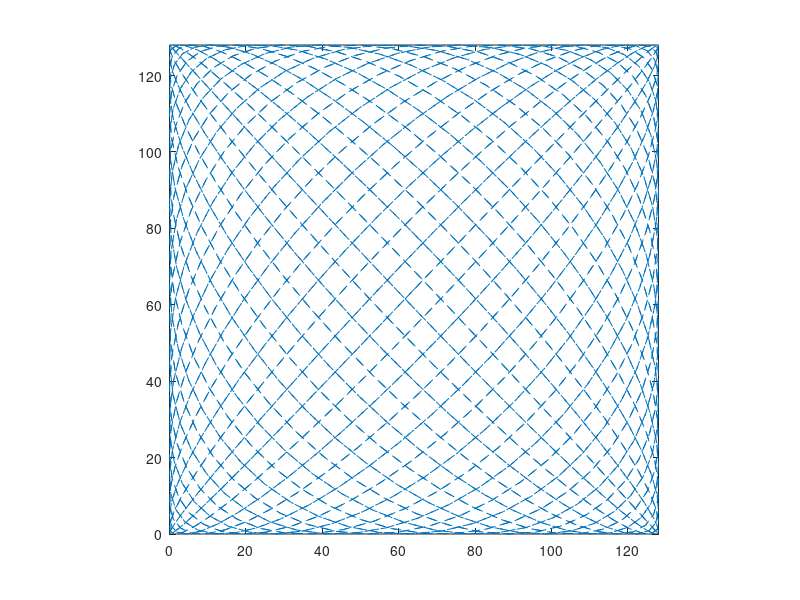

This figure's MATLAB source:
clear
% close all
clc
%% Lissajous scan trajectory
X0=64;Y0=64;
A=128;B=128;    % A,B represent the range of X,Y respectively
fx=41;fy=43;
f=2000;
T=1;  %T = lcm(fx,fy)/(fx*fy)
t=(0:1/f:T)';
x=X0+A/2*sin(2*pi*fx*t);
y=Y0+B/2*sin(2*pi*fy*t);

path_len=sum(sqrt((x(2:end)-x(1:(end-1))).^2+(y(2:end)-y(1:(end-1))).^2))

set(0,'DefaultFigureWindowStyle','docked') 
figure
plot(x,y,'--')
hold on
axis equal;xlim([X0-A/2,X0+A/2]);ylim([Y0-B/2,Y0+B/2])
% for i=1:length(t)
%     plot(x(i),y(i),'*')
%     if i~=length(t)
%         plot([x(i),x(i+1)],[y(i),y(i+1)],'--');
%     end
%     pause(0.01)
% end